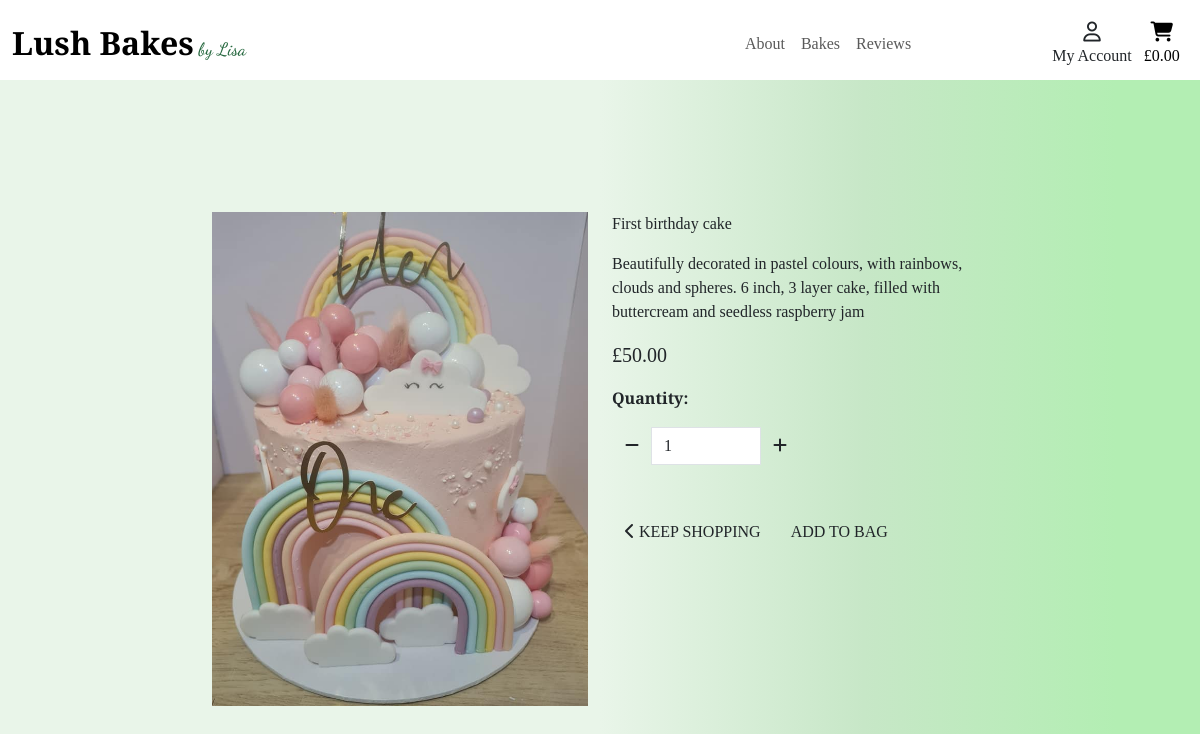
/products/1, run on the app's committed database.
### products/models.py (models this page shows, shortened)
class Product(models.Model):
    category = models.ForeignKey(
        'Category', null=True, blank=True, on_delete=models.SET_NULL)
    name = models.CharField(max_length=100)
    description = models.TextField()
    price = models.DecimalField(max_digits=6, decimal_places=2)
    image = models.ImageField(null=True, blank=True)

### products/views.py (the view)
# urls.py: path('<product_id>', views.product_description, name='product_description'),
def product_description(request, product_id):
    product = get_object_or_404(Product, pk=product_id)
    context = {
        'product': product,
    }
    return render(request, 'products/product_description.html', context)

### bag/contexts.py (called while the page is built, shortened)
def bag_contents(request):
    bag_items = []
    total = 0
    product_count = 0
    bag = request.session.get('bag', {})
    delivery = total * Decimal(settings.STANDARD_DELIVERY_PERCENTAGE) / 100
    grand_total = delivery + total
    context = {
        'bag_items': bag_items,
        'total': total,
        'product_count': product_count,
        'delivery': delivery,
        'grand_total': grand_total,
    }
    return context

### products/templates/products/product_description.html (shortened to what this page needs)
{% extends 'base.html' %} {% load static %} {% block page_header %}
<div class="container header-container">
</div>
{% endblock %} {% block content %}
<div class="container-fluid">
  <div class="row">
    <div class="col-12 col-md-6 col-lg-4 offset-lg-2">
      <div class="image-container my-5">
        <a href="{{ product.image.url }}" target="_blank">
          <img
            class="card-img-top img-fluid"
            src="{{ product.image.url }}"
            alt="{{ product.name }}"
          />
        </a>
      </div>
    </div>
    <div class="col-12 col-md-6 col-lg-4">
      <div class="product-description-container mb-5 mt-md-5">
        <p class="mb-0">{{ product.name}}</p>
        <p class="my-3">{{ product.description }}</p>
        <p class="lead mb-0 text-left font-weight-bold">£{{ product.price }}</p>
        <form
          class="form"
          action="{% url 'add_item' product.id %}"
          method="POST"
        >
          <div class="form-row">
            <div class="col-12">
              <p class="mt-3"><strong>Quantity:</strong></p>
              <div class="form-group w-50">
                <div class="input-group">
                  <div class="input-group-prepend">
                    <button
                      class="decrement-qty btn rounded-0"
                      data-item_id="{{ product.id }}"
                      id="decrement-qty_{{ product.id }}"
                    >
                      <span class="icon">
                        <i class="fas fa-minus"></i>
                      </span>
                    </button>
                  </div>
                  <input
                    class="form-control qty_input"
                    type="number"
                    name="quantity"
                    value="1"
                    min="1"
                    max="99"
                    data-item_id="{{ product.id }}"
                    id="id_qty_{{ product.id }}"
                  />
                  <div class="input-group-append">
                    <button
                      class="increment-qty btn rounded-0"
                      data-item_id="{{ product.id }}"
                      id="increment-qty_{{ product.id }}"
                    >
                      <span class="icon">
                        <i class="fas fa-plus"></i>
                      </span>
                    </button>
                  </div>
                </div>
              </div>
            </div>
            <div class="col-12">
              <a
                href="{% url 'products' %}"
                class="btn btn-outline-black rounded-0 mt-5"
              >
                <span class="icon">
                  <i class="fas fa-chevron-left"></i>
                </span>
                <span class="text-uppercase">Keep Shopping</span>
              </a>
              <input
                type="submit"
                class="btn btn-black rounded-0 text-uppercase mt-5"
                value="Add to Bag"
              />
            </div>
          </div>
        </form>
      </div>
    </div>
  </div>
</div>
{% endblock %}

### static/css/base.css (style rules this page uses)
html { height: 100%; }
body { background: rgb(233, 245, 233); background: linear-gradient(90deg, rgba(233, 245, 233, 1) 50%, rgba(199, 231, 199, 1) 72%, rgba(179, 238, 179, 1) 93%); height: calc(100vh - 164px); font-family: "Prata", serif; }
@media (min-width: 992px) { .header-container { padding-top: 164px; } }

### data on the page
Product: image (picture), name "First birthday cake", description "Beautifully decorated in pastel colours, with rainbows, clouds and spheres. 6 inch, 3 layer cake, filled with buttercream and seedless raspberry jam", price "50.00", quantity "1"
